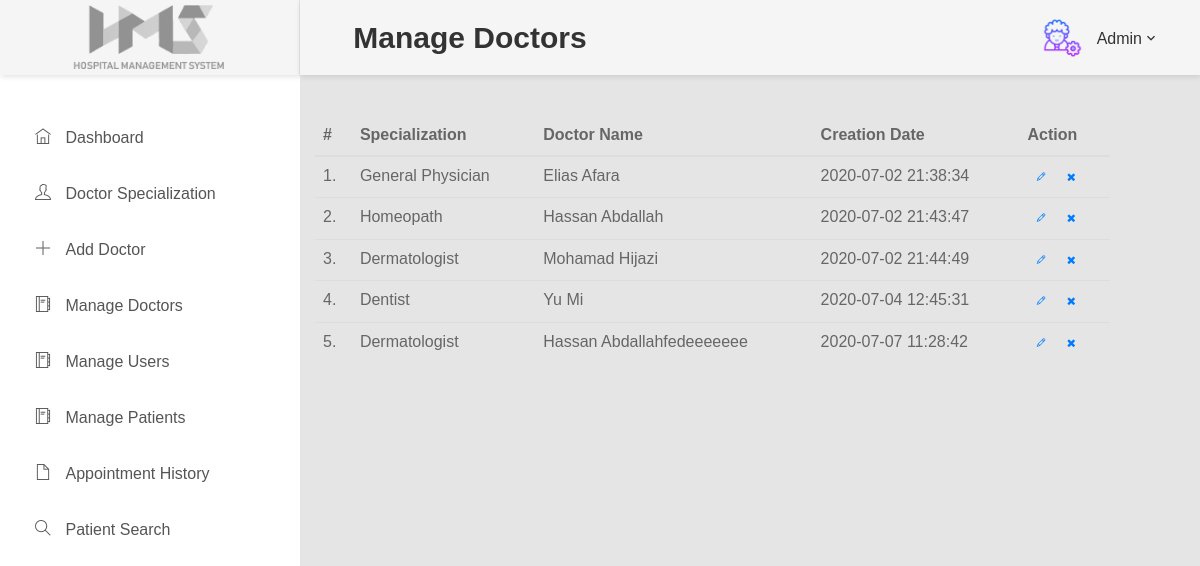
Page /HMS/admin/manage-doctors.php (signed in) on the committed database.
### tables this page shows
CREATE TABLE IF NOT EXISTS `doctors` (
  `id` int(11) NOT NULL AUTO_INCREMENT,
  `specilization` varchar(255) DEFAULT NULL,
  `doctorName` varchar(255) DEFAULT NULL,
  `address` longtext,
  `docFees` varchar(255) DEFAULT NULL,
  `contactno` bigint(11) DEFAULT NULL,
  `docEmail` varchar(255) DEFAULT NULL,
  `password` varchar(255) DEFAULT NULL,
  `creationDate` timestamp NULL DEFAULT CURRENT_TIMESTAMP,
  `updationDate` timestamp NULL DEFAULT NULL ON UPDATE CURRENT_TIMESTAMP,
  PRIMARY KEY (`id`)
);

### HMS/admin/manage-doctors.php (the view, shortened to what this page needs)
<?php
include('include/config.php');
?>
<!DOCTYPE html>
<html lang="en">
<head>
    <link rel="stylesheet" href="../vendor/bootstrap/css/bootstrap.min.css">
    <link rel="stylesheet" href="../vendor/fontawesome/css/font-awesome.min.css">
    <link rel="stylesheet" href="../vendor/themify-icons/themify-icons.min.css">
    <link href="../vendor/animate.css/animate.min.css" rel="stylesheet" media="screen">
    <link href="../vendor/perfect-scrollbar/perfect-scrollbar.min.css" rel="stylesheet" media="screen">
    <link href="../vendor/switchery/switchery.min.css" rel="stylesheet" media="screen">
    <link href="../vendor/bootstrap-touchspin/jquery.bootstrap-touchspin.min.css" rel="stylesheet" media="screen">
    <link href="../vendor/select2/select2.min.css" rel="stylesheet" media="screen">
    <link href="../vendor/bootstrap-datepicker/bootstrap-datepicker3.standalone.min.css" rel="stylesheet" media="screen">
    <link href="../vendor/bootstrap-timepicker/bootstrap-timepicker.min.css" rel="stylesheet" media="screen">
    <link href="../css/font-face.css" rel="stylesheet" media="all">
    <link href="../vendor/font-awesome-4.7/css/font-awesome.min.css" rel="stylesheet" media="all">
    <link href="../vendor/font-awesome-5/css/fontawesome-all.min.css" rel="stylesheet" media="all">
    <link href="../vendor/mdi-font/css/material-design-iconic-font.min.css" rel="stylesheet" media="all">
    <link href="../vendor/animsition/animsition.min.css" rel="stylesheet" media="all">
    <link href="../vendor/bootstrap-4.1/bootstrap.min.css" rel="stylesheet" media="all">
    <link href="../../css/theme.css" rel="stylesheet" media="all">
</head>
<body class="animsition">
<div class="page-wrapper">
    <aside class="menu-sidebar d-none d-lg-block">
        <div class="logo">
            <a href="#">
                <img src="../../images/icon/hms.png" alt="HMS" />
            </a>
        </div>
        <?php include('include/sidebar.php');?>
    </aside>
    <div class="page-container">
        <header class="header-desktop">
            <div class="section__content section__content--p30">
                <div class="container-fluid">
                    <div class="header-wrap">
                        <h2>&nbsp;Manage Doctors</h2>
                        <?php include('include/header.php');?>
                        <div class="main-content" >
                            <div class="wrap-content container" id="container">
                                <div class="row">
                                    <div class="col-md-11">
                                        <table class="table table-hover" id="sample-table-1">
                                            <thead>
                                            <tr>
                                                <th class="center">#</th>
                                                <th>Specialization</th>
                                                <th class="hidden-xs">Doctor Name</th>
                                                <th>Creation Date </th>
                                                <th>Action</th>
                                            </tr>
                                            </thead>
                                            <tbody>
                                            <?php
                                            $sql=mysqli_query($con,"select * from doctors");
                                            $cnt=1;
                                            while($row=mysqli_fetch_array($sql))
                                            {
                                                ?>
                                                <tr>
                                                    <td class="center"><?php echo $cnt;?>.</td>
                                                    <td class="hidden-xs"><?php echo $row['specilization'];?></td>
                                                    <td><?php echo $row['doctorName'];?></td>
                                                    <td><?php echo $row['creationDate'];?>
                                                    </td>
                                                    <td >
                                                        <div class="visible-md visible-lg hidden-sm hidden-xs">
                                                            <a href="edit-doctor.php?id=<?php echo $row['id'];?>" class="btn btn-transparent btn-xs" tooltip-placement="top" tooltip="Edit"><i class="ti-pencil"></i></a>
                                                            <a href="manage-doctors.php?id=<?php echo $row['id']?>&del=delete" onClick="return confirm('Are you sure you want to delete?')"class="btn btn-transparent btn-xs tooltips" tooltip-placement="top" tooltip="Remove"><i class="fa fa-times fa fa-white"></i></a>
                                                        </div>
                                                        </td>
                                                </tr>
                                                <?php
                                                $cnt=$cnt+1;
                                            }?>
                                            </tbody>
                                        </table>
                                    </div>
                                </div>
                            </div>
                        </div>
                    </div>
                </div>
</body>
</html>

### rows in the picture
doctors: specilization "General Physician", doctorName "Elias Afara", creationDate "2020-07-02 21:38:34"
doctors: specilization "Homeopath", doctorName "Hassan Abdallah", creationDate "2020-07-02 21:43:47"
doctors: specilization "Dermatologist", doctorName "Mohamad Hijazi", creationDate "2020-07-02 21:44:49"
doctors: specilization "Dentist", doctorName "Yu Mi", creationDate "2020-07-04 12:45:31"
doctors: specilization "Dermatologist", doctorName "Hassan Abdallahfedeeeeeee", creationDate "2020-07-07 11:28:42"
